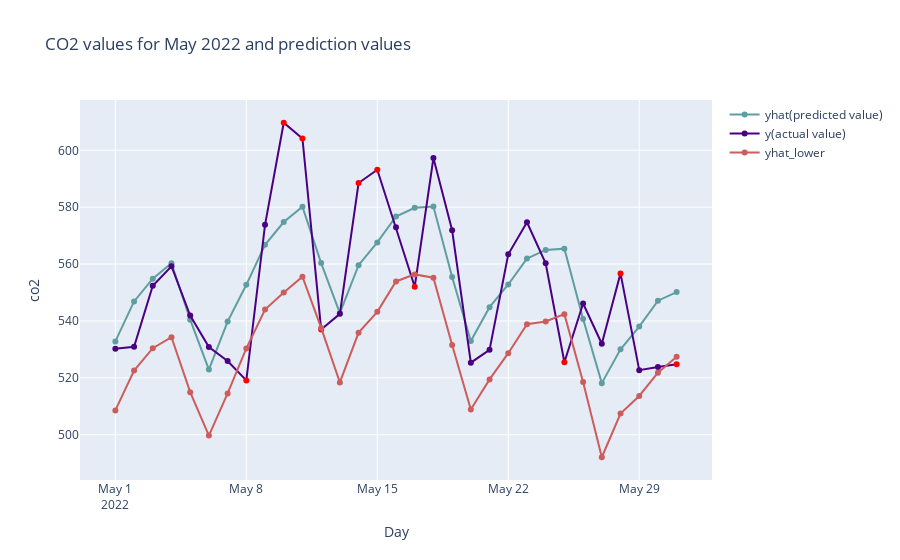

This figure's notebook cell:
### Code cell
# lower bound of predicted value
fig.add_trace(go.Scatter(
    x=group_by_df['day'],
    y=cmp_df['yhat_lower'],
    name='yhat_lower',
    mode='lines+markers',
    line=dict(
        color='rgb(205,92,92)'),
    marker=dict(
        color='rgb(205,92,92)')

))
